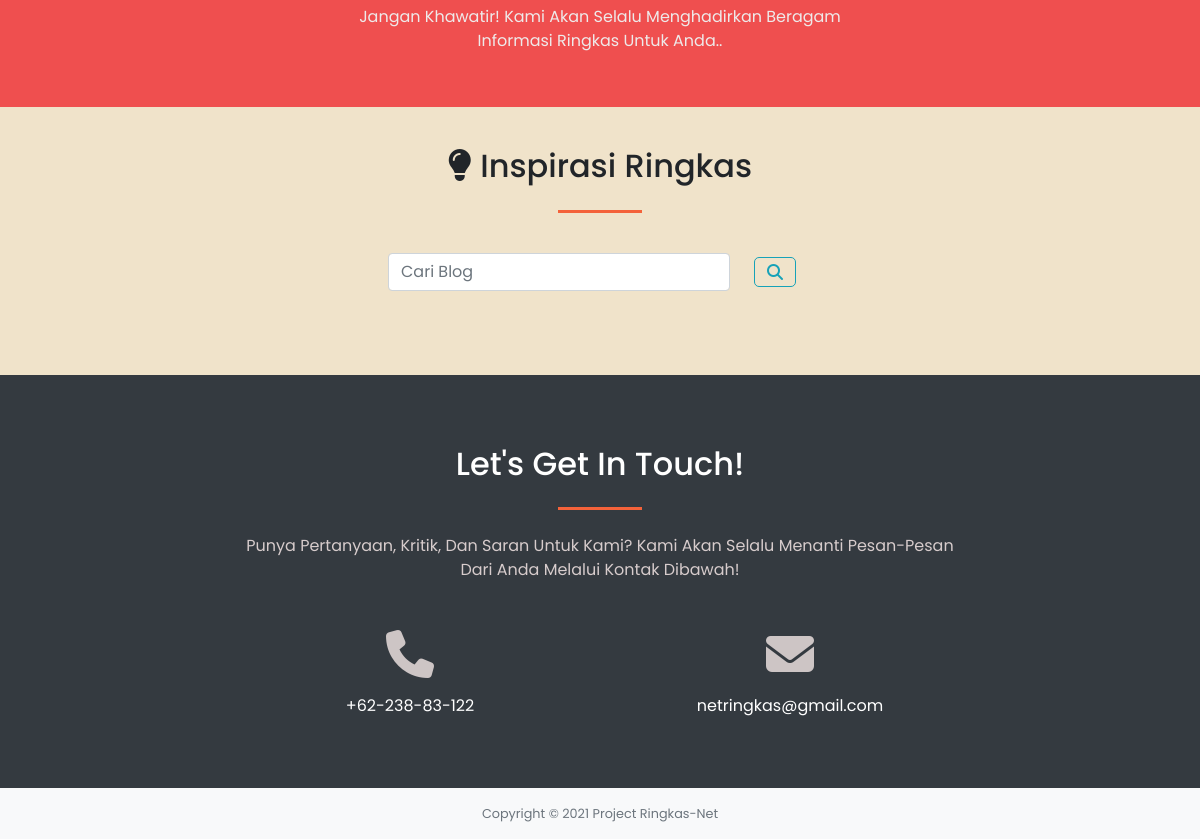
Before: / (lower part) with the older database file.
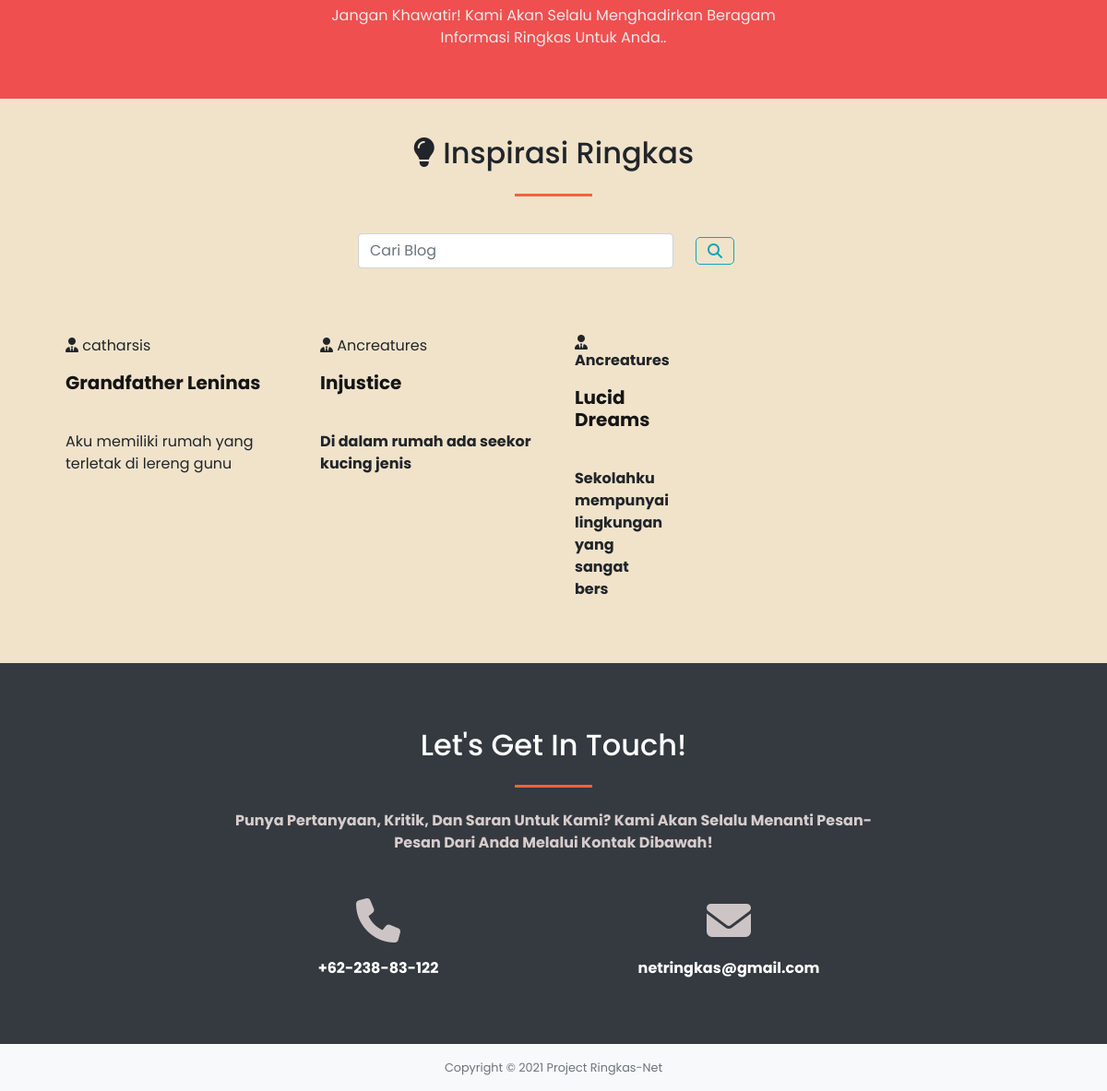
After: the same page with the newer database file.
### tables this page shows
CREATE TABLE `blog` (
  `id_blog` int(11) NOT NULL,
  `uid` int(11) NOT NULL,
  `judul` varchar(50) NOT NULL,
  `penulis` varchar(40) NOT NULL,
  `isi_blog` text NOT NULL,
  `gambar` varchar(50) NOT NULL,
  `views` int(20) NOT NULL,
  `created` datetime NOT NULL DEFAULT current_timestamp(),
  `modified` datetime DEFAULT NULL ON UPDATE current_timestamp()
);

### index.php (the view, shortened to what this page needs)
<?php
    require 'User_Regist/config/db.php';
?>
<html>
    <head>
        <link rel="stylesheet" href="https://cdn.jsdelivr.net/npm/bootstrap@4.5.3/dist/css/bootstrap.min.css">
        <link href="src/css/indexStyle.css" type="text/css" rel="stylesheet">
        <link href="src/css/navbarStyle.css" type="text/css" rel="stylesheet">
        <link href="src/css/animation.css" type="text/css" rel="stylesheet">
    </head>
    <body id="page-top">
        <section class="foryou" id="foryou" style="padding-top: 60px; padding-bottom:30px">
            <div class="container" >
                <div class="row align-items-center">
                    <div class="col-12 align-middle text-center">
                        <p class="mb-4" style="color: #EEEAEA;">Jangan Khawatir! Kami Akan Selalu Menghadirkan Beragam <br> Informasi Ringkas Untuk Anda..</p>
                    </div>
                </div>
            </div>
        </section>
    <section class="page-section" id="blog" style="padding-top: 40px; padding-bottom:20px">
        <div class="container-fluid">
            <div class="px-lg-5" id="blogBox">
                <h2 class="text-center mt-0"><i class="fas fa-lightbulb iheader"></i> Inspirasi Ringkas</h2>
                <hr class="divider my-4" style="margin-bottom: 6px;"/>
                <div class="row justify-content-md-center" style="margin-top:40px; margin-bottom:40px">
                    <form class="form-inline" action="" method="POST">
                        <div class="form-group mb-2">
                        <input name="cari" autocomplete="off" class="form-control mr-sm-2" type="search" placeholder="Cari Blog" aria-label="Search">
                        </div>
                        <div class="form-group mx-sm-3 mb-2">
                            <button name="btn-cari"class="btn btn-outline-info my-2 my-sm-0" type="submit" id="search_icon" style="width: fit-content;"><i class="fas fa-search"></i></button>
                        </div>
                    </form>
                </div>
                <div class="row">
                <?php
                    $query = "SELECT * FROM blog ORDER BY id_blog ASC;";
                    $result = mysqli_query($conn, $query);
                    while($row = mysqli_fetch_assoc($result))
                    {
                    ?>
                        <div class="col-xl-3 col-lg-4 col-md-6 mb-4 anim">
                            <div class="p-2 bd-highlight"><i class="fas fa-user-tie"></i> <?php echo $row['penulis']; ?></div>
                            <div class="p-2 bd-highlight">
                                <h5 class="font-weight-bold"><a href="user-read-blog?id=<?php echo $row['id_blog']; ?>" class="title"><?php echo $row['judul']; ?></a></h5>
                            </div>
                            <div class="p-2 bd-highlight">
                                <p class="desc"><?php echo substr($row['isi_blog'], 0, 50);?></p>
                            </div>
                        </div>
                    <?php
                    }
                    ?>
                </div>
            </div>
        </div>
    </section>
        <section class="page-section" id="contact" style="padding-top: 70px; padding-bottom:70px">
        <div class="container">
            <div class="row justify-content-center align-items-center">
                <div class="col-lg-8 text-center">
                        <h2 class="mt-0" id="contactHead">Let's Get In Touch!</h2>
                        <hr class="divider my-4" />
                        <p class="mb-5" id="contactLead" style="color: #D7CCCC;">Punya Pertanyaan, Kritik, Dan Saran Untuk Kami? Kami Akan Selalu Menanti Pesan-Pesan Dari Anda Melalui Kontak Dibawah!</p>
                    </div>
                </div>
                <div class="row">
                    <div class="col-lg-4 ml-auto text-center mb-5 mb-lg-0">
                        <i class="fas fa-phone fa-3x mb-3 icontact"></i>
                        <div>+62-238-83-122</div>
                    </div>
                    <div class="col-lg-4 mr-auto text-center">
                        <i class="fas fa-envelope fa-3x mb-3 icontact"></i>
                        <a class="d-block text-decoration-none" style="color: white;">netringkas@gmail.com</a>
                    </div>
                </div>
            </div>
        </section>
        <footer class="bg-light py-3">
            <div class="container">
                <div class="small text-center text-muted">
                    Copyright &copy;
                    Project Ringkas-Net
                </div>
            </div>
        </footer>
    </body>
</html>

### src/css/indexStyle.css (style rules this page uses)
html { scroll-behavior:inherit; }
body { font-family: 'Poppins', sans-serif; }
.desc { font-size: 14px }
.title { text-decoration: none; color: #161515; }
.divider { max-width: 5.25rem; border-width: 0.2rem; border-color: #f4623a; }
#foryou { background-color: #ef4f4f; }
#blog { background-color: #f0e3ca; }
#contact { background-color: #343a40; color: white; }
.btn { border-radius: 18px; }
#search_icon { border-radius: 5px; height: auto; }
.icontact { color: #CDC5C5; }

Changed rows visible on the page:
added blog: penulis "catharsis", judul "Grandfather Leninas", isi_blog "Aku memiliki rumah yang terletak di lereng gunu"
added blog: penulis "Ancreatures", judul "Injustice", isi_blog "Di dalam rumah ada seekor kucing jenis"
added blog: penulis "Ancreatures", judul "Lucid Dreams", isi_blog "Sekolahku mempunyai lingkungan yang sangat bers"
